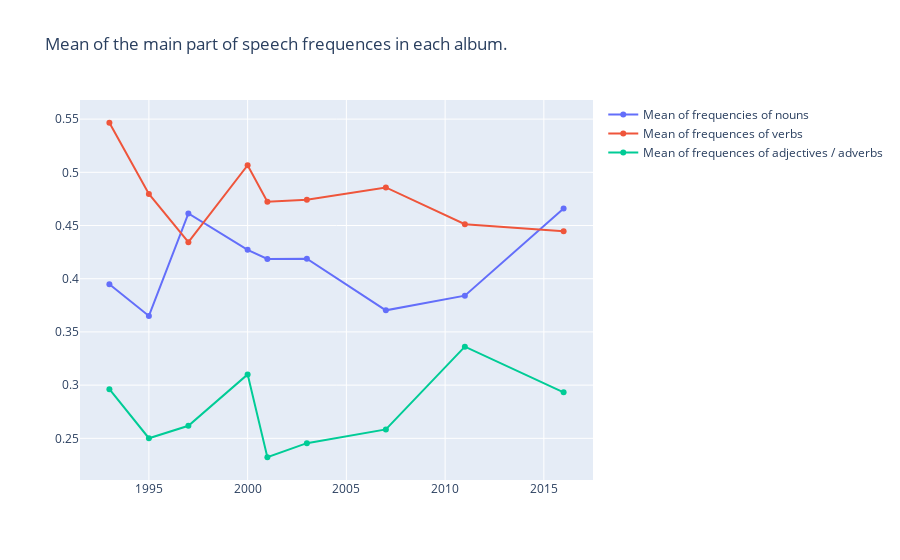

Here is the notebook cell this chart was saved with:
### Code cell
fig = go.Figure()
years = df_w_tokens['album_release_year'].drop_duplicates()
album_names = df_w_tokens['album_name'].drop_duplicates()
word_counts = df_w_tokens.groupby('album_release_year')['word_count']

fig.add_trace(go.Scatter(
    y=df_w_tokens.groupby('album_release_year')['noun_freq'].mean(),
    x=years,
    customdata=album_names,
    name='Mean of frequencies of nouns',
    hovertemplate='%{y}<br>Album name: %{customdata}<br>Year: %{x}'
))

fig.add_trace(go.Scatter(
    y = df_w_tokens.groupby('album_release_year')['verb_freq'].mean(),
    x = years,
    customdata=album_names,
    name='Mean of frequences of verbs',
    hovertemplate='%{y}<br>Album name: %{customdata}<br>Year: %{x}'
))

fig.add_trace(go.Scatter(
    y = df_w_tokens.groupby('album_release_year')['adverb_freq'].mean(),
    x = years,
    customdata=album_names,
    name='Mean of frequences of adjectives / adverbs',
    hovertemplate='%{y}<br>Album name: %{customdata}<br>Year: %{x}'
))

fig.update_layout(
    title='Mean of the main part of speech frequences in each album.',
    barmode='group'
)

fig.show()

### Figure 1 — Plotly figure (JSON) as saved in the notebook; plotly's stock layout.template omitted (floating-point values rounded to 4 significant figures)
{"data": [{"customdata": ["Pablo Honey", "The Bends", "OK Computer", "Kid A", "Amnesiac", "Hail To the Thief", "In Rainbows", "The King Of Limbs", "A Moon Shaped Pool"], "hovertemplate": "%{y}<br>Album name: %{customdata}<br>Year: %{x}", "name": "Mean of frequencies of nouns", "type": "scatter", "x": [1993, 1995, 1997, 2000, 2001, 2003, 2007, 2011, 2016], "y": [0.3948, 0.365, 0.4613, 0.4271, 0.4186, 0.4188, 0.3703, 0.3841, 0.466]}, {"customdata": ["Pablo Honey", "The Bends", "OK Computer", "Kid A", "Amnesiac", "Hail To the Thief", "In Rainbows", "The King Of Limbs", "A Moon Shaped Pool"], "hovertemplate": "%{y}<br>Album name: %{customdata}<br>Year: %{x}", "name": "Mean of frequences of verbs", "type": "scatter", "x": [1993, 1995, 1997, 2000, 2001, 2003, 2007, 2011, 2016], "y": [0.5466, 0.4796, 0.4344, 0.5067, 0.4724, 0.4741, 0.4858, 0.4512, 0.4445]}, {"customdata": ["Pablo Honey", "The Bends", "OK Computer", "Kid A", "Amnesiac", "Hail To the Thief", "In Rainbows", "The King Of Limbs", "A Moon Shaped Pool"], "hovertemplate": "%{y}<br>Album name: %{customdata}<br>Year: %{x}", "name": "Mean of frequences of adjectives / adverbs", "type": "scatter", "x": [1993, 1995, 1997, 2000, 2001, 2003, 2007, 2011, 2016], "y": [0.2963, 0.2501, 0.2618, 0.3101, 0.2322, 0.2454, 0.2584, 0.3362, 0.2933]}], "layout": {"barmode": "group", "title": {"text": "Mean of the main part of speech frequences in each album."}}}
